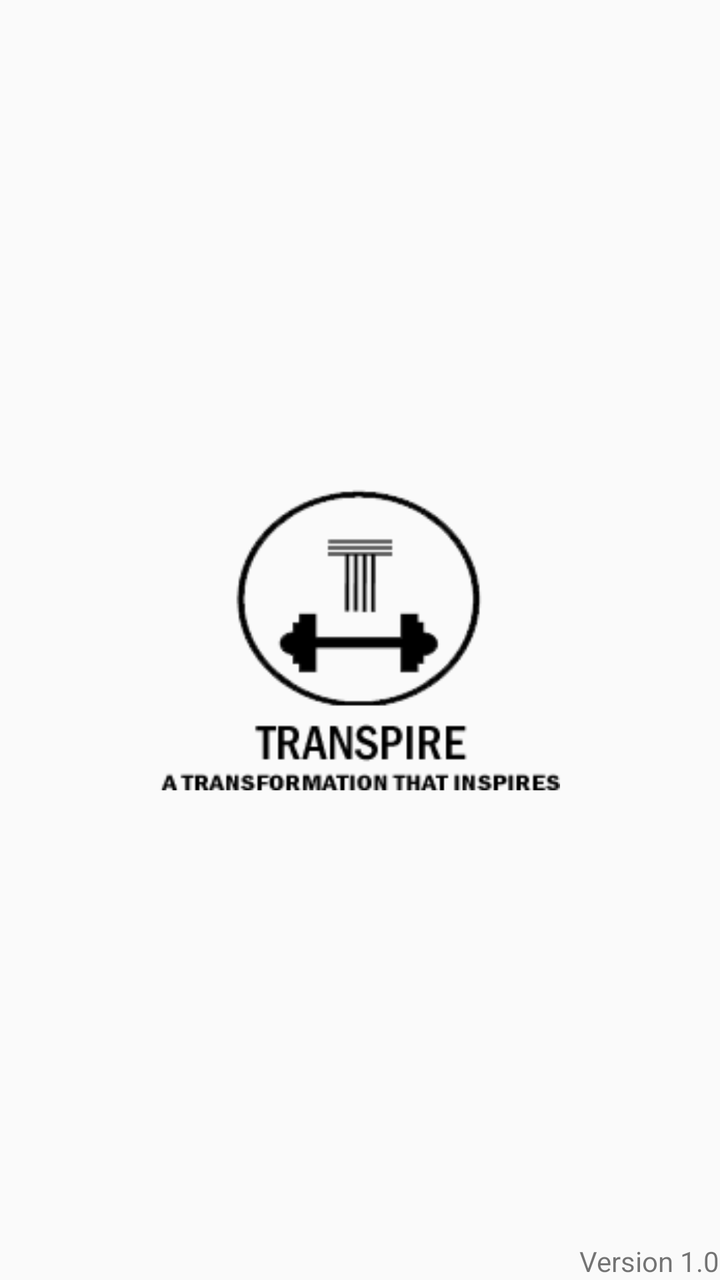
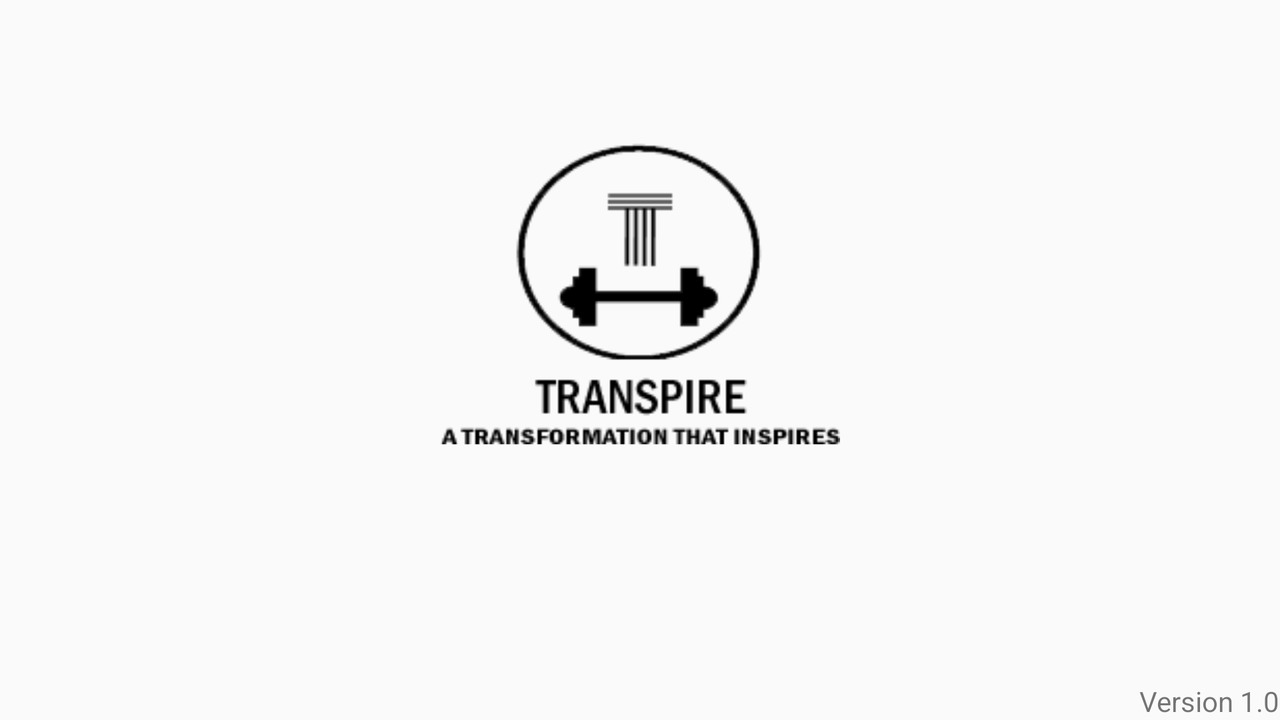

An Android layout and its configuration variant, each rendered on a device that would load it. The default file and the variant file are quoted in full after the pictures.
<!-- AndroidManifest.xml: application theme AppTheme -->
<!-- res/layout/activity_splash.xml -->
<?xml version="1.0" encoding="utf-8"?>
<RelativeLayout
    xmlns:android="http://schemas.android.com/apk/res/android"
    xmlns:app="http://schemas.android.com/apk/res-auto"
    xmlns:tools="http://schemas.android.com/tools"
    android:layout_width="match_parent"
    android:layout_height="match_parent"
    android:backgroundTint="#FFFFFF"
    tools:context=".splash">

    <ImageView
        android:layout_width="wrap_content"
        android:layout_height="wrap_content"
        android:layout_centerHorizontal="true"
        android:layout_centerVertical="true"
        android:layout_marginTop="150dp"
        android:background="@android:color/transparent"
        android:backgroundTint="@android:color/transparent"
        android:src="@drawable/ic_trans" />
    <TextView
        android:layout_width="wrap_content"
        android:layout_height="wrap_content"
        android:text="@string/version"
        android:layout_marginBottom="0dp"
        android:layout_alignParentRight="true"
        android:layout_alignParentBottom="true"
        android:backgroundTint="@color/colorwhite"/>
</RelativeLayout>
<!-- resources referenced by this layout -->
<resources>
  <color name="colorwhite">#ffffff</color>
  <!-- drawable ic_trans: png bitmap (drawable, 8841 bytes) -->
  <string name="version">Version 1.0</string>
  <style name="AppTheme" parent="Base.Theme.AppCompat.Light.DarkActionBar">
          
          <item name="colorPrimary">@color/colorPrimary</item>
          <item name="colorPrimaryDark">@color/colorPrimaryDark</item>
          <item name="colorAccent">@color/colorAccent</item>
  
      </style>
  <color name="colorPrimary">#3F51B5</color>
  <color name="colorPrimaryDark">#303F9F</color>
  <color name="colorAccent">#FF4081</color>
</resources>
<!-- res/layout-land/activity_splash.xml (the author's variant of the layout above) -->
<!-- drawn on the phone turned sideways -->
<?xml version="1.0" encoding="utf-8"?>
<RelativeLayout
    xmlns:android="http://schemas.android.com/apk/res/android"
    xmlns:app="http://schemas.android.com/apk/res-auto"
    xmlns:tools="http://schemas.android.com/tools"
    android:layout_width="match_parent"
    android:layout_height="match_parent"
    android:backgroundTint="#FFFFFF"
    tools:context=".splash">

    <ImageView
        android:layout_width="wrap_content"
        android:layout_height="wrap_content"
        android:layout_alignParentTop="true"
        android:layout_centerHorizontal="true"
        android:layout_marginTop="47dp"
        android:background="@android:color/transparent"
        android:backgroundTint="@android:color/transparent"
        android:src="@drawable/ic_trans" />

    <TextView
        android:layout_width="wrap_content"
        android:layout_height="wrap_content"
        android:layout_alignParentBottom="true"
        android:layout_alignParentEnd="true"
        android:backgroundTint="@color/colorwhite"
        android:text="@string/version" />
</RelativeLayout>
